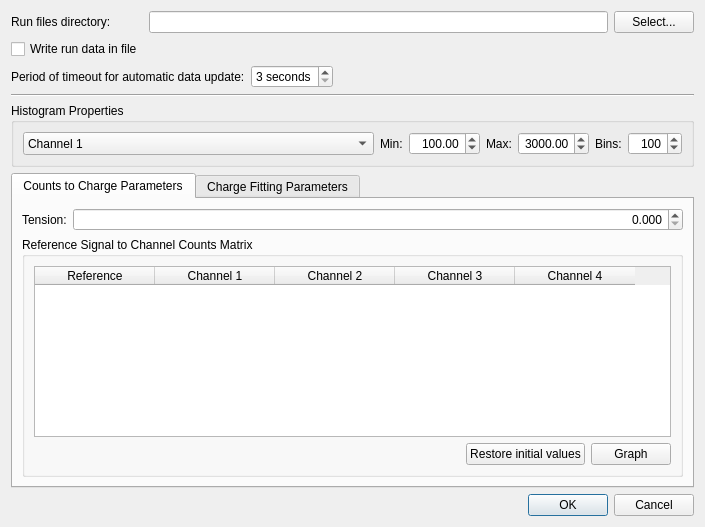
<?xml version="1.0" encoding="UTF-8"?>
<ui version="4.0">
 <class>SettingsDialog</class>
 <widget class="QDialog" name="SettingsDialog">
  <property name="geometry">
   <rect>
    <x>0</x>
    <y>0</y>
    <width>705</width>
    <height>488</height>
   </rect>
  </property>
  <property name="windowTitle">
   <string>Settings Dialog</string>
  </property>
  <layout class="QGridLayout" name="gridLayout_2">
   <item row="0" column="0">
    <widget class="QLabel" name="label">
     <property name="sizePolicy">
      <sizepolicy hsizetype="Fixed" vsizetype="Preferred">
       <horstretch>0</horstretch>
       <verstretch>0</verstretch>
      </sizepolicy>
     </property>
     <property name="text">
      <string>Run files directory:</string>
     </property>
    </widget>
   </item>
   <item row="0" column="2">
    <widget class="QPushButton" name="runDirectoryPushButton">
     <property name="text">
      <string>Select...</string>
     </property>
    </widget>
   </item>
   <item row="1" column="0">
    <widget class="QCheckBox" name="writeRunFileCheckBox">
     <property name="sizePolicy">
      <sizepolicy hsizetype="Preferred" vsizetype="Fixed">
       <horstretch>0</horstretch>
       <verstretch>0</verstretch>
      </sizepolicy>
     </property>
     <property name="text">
      <string>Write run data in file</string>
     </property>
    </widget>
   </item>
   <item row="7" column="0" colspan="3">
    <widget class="QDialogButtonBox" name="buttonBox">
     <property name="orientation">
      <enum>Qt::Horizontal</enum>
     </property>
     <property name="standardButtons">
      <set>QDialogButtonBox::Cancel|QDialogButtonBox::Ok</set>
     </property>
    </widget>
   </item>
   <item row="2" column="0" colspan="3">
    <layout class="QHBoxLayout" name="horizontalLayout">
     <item>
      <widget class="QLabel" name="label_9">
       <property name="text">
        <string>Period of timeout for automatic data update:</string>
       </property>
      </widget>
     </item>
     <item>
      <widget class="QSpinBox" name="timeoutPeriodSpinBox">
       <property name="sizePolicy">
        <sizepolicy hsizetype="Fixed" vsizetype="Fixed">
         <horstretch>0</horstretch>
         <verstretch>0</verstretch>
        </sizepolicy>
       </property>
       <property name="suffix">
        <string> seconds</string>
       </property>
       <property name="minimum">
        <number>3</number>
       </property>
       <property name="maximum">
        <number>8</number>
       </property>
      </widget>
     </item>
     <item>
      <spacer name="horizontalSpacer_4">
       <property name="orientation">
        <enum>Qt::Horizontal</enum>
       </property>
       <property name="sizeHint" stdset="0">
        <size>
         <width>40</width>
         <height>20</height>
        </size>
       </property>
      </spacer>
     </item>
    </layout>
   </item>
   <item row="3" column="0" colspan="3">
    <widget class="Line" name="line">
     <property name="orientation">
      <enum>Qt::Horizontal</enum>
     </property>
    </widget>
   </item>
   <item row="6" column="0" colspan="3">
    <widget class="QTabWidget" name="tabWidget">
     <property name="currentIndex">
      <number>0</number>
     </property>
     <widget class="QWidget" name="tab">
      <attribute name="title">
       <string>Counts to Charge Parameters</string>
      </attribute>
      <layout class="QGridLayout" name="gridLayout_4">
       <item row="0" column="0">
        <widget class="QLabel" name="label_2">
         <property name="text">
          <string>Tension:</string>
         </property>
        </widget>
       </item>
       <item row="0" column="1">
        <widget class="QDoubleSpinBox" name="tensionSpinBox">
         <property name="sizePolicy">
          <sizepolicy hsizetype="Expanding" vsizetype="Fixed">
           <horstretch>0</horstretch>
           <verstretch>0</verstretch>
          </sizepolicy>
         </property>
         <property name="alignment">
          <set>Qt::AlignRight|Qt::AlignTrailing|Qt::AlignVCenter</set>
         </property>
         <property name="decimals">
          <number>3</number>
         </property>
         <property name="maximum">
          <double>0.999000000000000</double>
         </property>
         <property name="singleStep">
          <double>0.001000000000000</double>
         </property>
        </widget>
       </item>
       <item row="1" column="0" colspan="2">
        <widget class="QGroupBox" name="groupBox_3">
         <property name="sizePolicy">
          <sizepolicy hsizetype="Preferred" vsizetype="Expanding">
           <horstretch>0</horstretch>
           <verstretch>0</verstretch>
          </sizepolicy>
         </property>
         <property name="title">
          <string>Reference Signal to Channel Counts Matrix</string>
         </property>
         <layout class="QGridLayout" name="gridLayout_3">
          <item row="0" column="0" colspan="3">
           <widget class="QTableWidget" name="signalCountsTableWidget">
            <property name="sizePolicy">
             <sizepolicy hsizetype="Preferred" vsizetype="Expanding">
              <horstretch>0</horstretch>
              <verstretch>0</verstretch>
             </sizepolicy>
            </property>
            <property name="selectionMode">
             <enum>QAbstractItemView::MultiSelection</enum>
            </property>
            <attribute name="horizontalHeaderDefaultSectionSize">
             <number>120</number>
            </attribute>
            <column>
             <property name="text">
              <string>Reference</string>
             </property>
            </column>
            <column>
             <property name="text">
              <string>Channel 1</string>
             </property>
            </column>
            <column>
             <property name="text">
              <string>Channel 2</string>
             </property>
            </column>
            <column>
             <property name="text">
              <string>Channel 3</string>
             </property>
            </column>
            <column>
             <property name="text">
              <string>Channel 4</string>
             </property>
            </column>
           </widget>
          </item>
          <item row="1" column="0">
           <spacer name="horizontalSpacer">
            <property name="orientation">
             <enum>Qt::Horizontal</enum>
            </property>
            <property name="sizeHint" stdset="0">
             <size>
              <width>40</width>
              <height>20</height>
             </size>
            </property>
           </spacer>
          </item>
          <item row="1" column="1">
           <widget class="QPushButton" name="restoreReferenceMatrixButton">
            <property name="text">
             <string>Restore initial values</string>
            </property>
           </widget>
          </item>
          <item row="1" column="2">
           <widget class="QPushButton" name="showGraphMatrixButton">
            <property name="enabled">
             <bool>true</bool>
            </property>
            <property name="text">
             <string>Graph</string>
            </property>
           </widget>
          </item>
         </layout>
        </widget>
       </item>
      </layout>
      <zorder>tensionSpinBox</zorder>
      <zorder>label_2</zorder>
      <zorder>groupBox_3</zorder>
     </widget>
     <widget class="QWidget" name="tab_2">
      <attribute name="title">
       <string>Charge Fitting Parameters</string>
      </attribute>
      <layout class="QGridLayout" name="gridLayout_8">
       <item row="0" column="0" colspan="2">
        <widget class="QGroupBox" name="groupBox_4">
         <property name="sizePolicy">
          <sizepolicy hsizetype="Preferred" vsizetype="Expanding">
           <horstretch>0</horstretch>
           <verstretch>0</verstretch>
          </sizepolicy>
         </property>
         <property name="title">
          <string>Charge Reference Matrix</string>
         </property>
         <layout class="QGridLayout" name="gridLayout_5">
          <item row="1" column="0" colspan="2">
           <widget class="QTableWidget" name="chargeCountsTableWidget">
            <property name="sizePolicy">
             <sizepolicy hsizetype="Preferred" vsizetype="Expanding">
              <horstretch>0</horstretch>
              <verstretch>0</verstretch>
             </sizepolicy>
            </property>
            <property name="selectionMode">
             <enum>QAbstractItemView::MultiSelection</enum>
            </property>
            <property name="rowCount">
             <number>6</number>
            </property>
            <attribute name="horizontalHeaderDefaultSectionSize">
             <number>120</number>
            </attribute>
            <attribute name="horizontalHeaderStretchLastSection">
             <bool>false</bool>
            </attribute>
            <row/>
            <row/>
            <row/>
            <row/>
            <row/>
            <row/>
            <column>
             <property name="text">
              <string>Charge</string>
             </property>
            </column>
            <column>
             <property name="text">
              <string>Reference</string>
             </property>
            </column>
            <column>
             <property name="text">
              <string>Delta</string>
             </property>
            </column>
            <column>
             <property name="text">
              <string>Beta</string>
             </property>
            </column>
            <item row="0" column="0">
             <property name="text">
              <string>Z = 1 (M.I.P.)</string>
             </property>
            </item>
            <item row="1" column="0">
             <property name="text">
              <string>Z = 2</string>
             </property>
            </item>
            <item row="2" column="0">
             <property name="text">
              <string>Z = 3</string>
             </property>
            </item>
            <item row="3" column="0">
             <property name="text">
              <string>Z = 4</string>
             </property>
            </item>
            <item row="4" column="0">
             <property name="text">
              <string>Z = 5</string>
             </property>
            </item>
            <item row="5" column="0">
             <property name="text">
              <string>Z = 6</string>
             </property>
            </item>
           </widget>
          </item>
          <item row="2" column="0">
           <spacer name="horizontalSpacer_2">
            <property name="orientation">
             <enum>Qt::Horizontal</enum>
            </property>
            <property name="sizeHint" stdset="0">
             <size>
              <width>40</width>
              <height>20</height>
             </size>
            </property>
           </spacer>
          </item>
          <item row="2" column="1">
           <widget class="QPushButton" name="restoreReferenceChargeButton">
            <property name="text">
             <string>Restore initial values</string>
            </property>
           </widget>
          </item>
          <item row="0" column="0">
           <layout class="QHBoxLayout" name="horizontalLayout_2">
            <item>
             <widget class="QLabel" name="label_4">
              <property name="sizePolicy">
               <sizepolicy hsizetype="Preferred" vsizetype="Preferred">
                <horstretch>0</horstretch>
                <verstretch>0</verstretch>
               </sizepolicy>
              </property>
              <property name="text">
               <string>Reference Charge:</string>
              </property>
             </widget>
            </item>
            <item>
             <widget class="QSpinBox" name="referenceChargeSpinBox">
              <property name="enabled">
               <bool>false</bool>
              </property>
              <property name="minimum">
               <number>1</number>
              </property>
              <property name="maximum">
               <number>6</number>
              </property>
             </widget>
            </item>
            <item>
             <spacer name="horizontalSpacer_3">
              <property name="orientation">
               <enum>Qt::Horizontal</enum>
              </property>
              <property name="sizeHint" stdset="0">
               <size>
                <width>40</width>
                <height>20</height>
               </size>
              </property>
             </spacer>
            </item>
            <item>
             <widget class="QLabel" name="label_10">
              <property name="text">
               <string>Projectile Charge:</string>
              </property>
             </widget>
            </item>
            <item>
             <widget class="QSpinBox" name="projectileChargeSpinBox">
              <property name="enabled">
               <bool>false</bool>
              </property>
              <property name="minimum">
               <number>1</number>
              </property>
              <property name="maximum">
               <number>6</number>
              </property>
              <property name="value">
               <number>6</number>
              </property>
             </widget>
            </item>
           </layout>
          </item>
         </layout>
        </widget>
       </item>
       <item row="1" column="0">
        <widget class="QGroupBox" name="groupBox">
         <property name="title">
          <string>Fitting Charge Range</string>
         </property>
         <layout class="QGridLayout" name="gridLayout_7">
          <item row="0" column="0">
           <widget class="QLabel" name="label_3">
            <property name="text">
             <string>Minimum Charge:</string>
            </property>
           </widget>
          </item>
          <item row="0" column="1">
           <widget class="QSlider" name="minChargeHorizontalSlider">
            <property name="minimum">
             <number>1</number>
            </property>
            <property name="maximum">
             <number>6</number>
            </property>
            <property name="pageStep">
             <number>2</number>
            </property>
            <property name="orientation">
             <enum>Qt::Horizontal</enum>
            </property>
           </widget>
          </item>
          <item row="0" column="2">
           <widget class="QSpinBox" name="minChargeSpinBox">
            <property name="minimum">
             <number>1</number>
            </property>
            <property name="maximum">
             <number>6</number>
            </property>
           </widget>
          </item>
          <item row="1" column="0">
           <widget class="QLabel" name="label_8">
            <property name="text">
             <string>Maximum Charge:</string>
            </property>
           </widget>
          </item>
          <item row="1" column="1">
           <widget class="QSlider" name="maxChargeHorizontalSlider">
            <property name="minimum">
             <number>1</number>
            </property>
            <property name="maximum">
             <number>6</number>
            </property>
            <property name="pageStep">
             <number>2</number>
            </property>
            <property name="value">
             <number>6</number>
            </property>
            <property name="orientation">
             <enum>Qt::Horizontal</enum>
            </property>
           </widget>
          </item>
          <item row="1" column="2">
           <widget class="QSpinBox" name="maxChargeSpinBox">
            <property name="minimum">
             <number>1</number>
            </property>
            <property name="maximum">
             <number>6</number>
            </property>
            <property name="value">
             <number>6</number>
            </property>
           </widget>
          </item>
         </layout>
        </widget>
       </item>
      </layout>
     </widget>
    </widget>
   </item>
   <item row="4" column="0" colspan="3">
    <widget class="QGroupBox" name="groupBox_2">
     <property name="title">
      <string>Histogram Properties</string>
     </property>
     <layout class="QGridLayout" name="gridLayout">
      <item row="0" column="0" colspan="2">
       <layout class="QGridLayout" name="gridLayout_6">
        <item row="0" column="6">
         <widget class="QLabel" name="label_7">
          <property name="sizePolicy">
           <sizepolicy hsizetype="Preferred" vsizetype="Preferred">
            <horstretch>0</horstretch>
            <verstretch>0</verstretch>
           </sizepolicy>
          </property>
          <property name="text">
           <string>Bins:</string>
          </property>
         </widget>
        </item>
        <item row="0" column="4">
         <widget class="QLabel" name="label_5">
          <property name="sizePolicy">
           <sizepolicy hsizetype="Preferred" vsizetype="Preferred">
            <horstretch>0</horstretch>
            <verstretch>0</verstretch>
           </sizepolicy>
          </property>
          <property name="text">
           <string>Max:</string>
          </property>
         </widget>
        </item>
        <item row="0" column="2">
         <widget class="QLabel" name="label_6">
          <property name="sizePolicy">
           <sizepolicy hsizetype="Preferred" vsizetype="Preferred">
            <horstretch>0</horstretch>
            <verstretch>0</verstretch>
           </sizepolicy>
          </property>
          <property name="text">
           <string>Min:</string>
          </property>
         </widget>
        </item>
        <item row="0" column="1">
         <widget class="QComboBox" name="channelComboBox">
          <property name="sizePolicy">
           <sizepolicy hsizetype="Expanding" vsizetype="Preferred">
            <horstretch>0</horstretch>
            <verstretch>0</verstretch>
           </sizepolicy>
          </property>
          <item>
           <property name="text">
            <string>Channel 1</string>
           </property>
          </item>
          <item>
           <property name="text">
            <string>Channel 2</string>
           </property>
          </item>
          <item>
           <property name="text">
            <string>Channel 3</string>
           </property>
          </item>
          <item>
           <property name="text">
            <string>Channel 4</string>
           </property>
          </item>
          <item>
           <property name="text">
            <string>Fitted</string>
           </property>
          </item>
          <item>
           <property name="text">
            <string>Z</string>
           </property>
          </item>
          <item>
           <property name="text">
            <string>Z^2</string>
           </property>
          </item>
         </widget>
        </item>
        <item row="0" column="3">
         <widget class="QDoubleSpinBox" name="minSpinBox">
          <property name="alignment">
           <set>Qt::AlignRight|Qt::AlignTrailing|Qt::AlignVCenter</set>
          </property>
          <property name="decimals">
           <number>2</number>
          </property>
          <property name="minimum">
           <double>0.000000000000000</double>
          </property>
          <property name="maximum">
           <double>4095.000000000000000</double>
          </property>
          <property name="value">
           <double>100.000000000000000</double>
          </property>
         </widget>
        </item>
        <item row="0" column="5">
         <widget class="QDoubleSpinBox" name="maxSpinBox">
          <property name="alignment">
           <set>Qt::AlignRight|Qt::AlignTrailing|Qt::AlignVCenter</set>
          </property>
          <property name="decimals">
           <number>2</number>
          </property>
          <property name="maximum">
           <double>4095.000000000000000</double>
          </property>
          <property name="value">
           <double>3000.000000000000000</double>
          </property>
         </widget>
        </item>
        <item row="0" column="7">
         <widget class="QSpinBox" name="binSpinBox">
          <property name="alignment">
           <set>Qt::AlignRight|Qt::AlignTrailing|Qt::AlignVCenter</set>
          </property>
          <property name="minimum">
           <number>50</number>
          </property>
          <property name="maximum">
           <number>4095</number>
          </property>
          <property name="value">
           <number>100</number>
          </property>
         </widget>
        </item>
       </layout>
      </item>
     </layout>
    </widget>
   </item>
   <item row="0" column="1">
    <widget class="QLineEdit" name="runDirectoryLineEdit"/>
   </item>
  </layout>
  <action name="actionAddReferenceRowBelow">
   <property name="icon">
    <iconset resource="BeamComposition.qrc">
     <normaloff>:/icons/Sc_insertrows.png</normaloff>:/icons/Sc_insertrows.png</iconset>
   </property>
   <property name="text">
    <string>Add row below</string>
   </property>
   <property name="toolTip">
    <string>Add row below selected one</string>
   </property>
  </action>
  <action name="actionDeleteReferenceRow">
   <property name="text">
    <string>Delete row</string>
   </property>
  </action>
  <action name="actionAddReferenceRowAbove">
   <property name="icon">
    <iconset resource="BeamComposition.qrc">
     <normaloff>:/icons/Sc_insertrows.png</normaloff>:/icons/Sc_insertrows.png</iconset>
   </property>
   <property name="text">
    <string>Add row above</string>
   </property>
   <property name="toolTip">
    <string>Add row above selected one</string>
   </property>
  </action>
 </widget>
 <resources>
  <include location="BeamComposition.qrc"/>
 </resources>
 <connections>
  <connection>
   <sender>buttonBox</sender>
   <signal>accepted()</signal>
   <receiver>SettingsDialog</receiver>
   <slot>accept()</slot>
   <hints>
    <hint type="sourcelabel">
     <x>248</x>
     <y>254</y>
    </hint>
    <hint type="destinationlabel">
     <x>157</x>
     <y>274</y>
    </hint>
   </hints>
  </connection>
  <connection>
   <sender>buttonBox</sender>
   <signal>rejected()</signal>
   <receiver>SettingsDialog</receiver>
   <slot>reject()</slot>
   <hints>
    <hint type="sourcelabel">
     <x>316</x>
     <y>260</y>
    </hint>
    <hint type="destinationlabel">
     <x>286</x>
     <y>274</y>
    </hint>
   </hints>
  </connection>
  <connection>
   <sender>maxChargeHorizontalSlider</sender>
   <signal>valueChanged(int)</signal>
   <receiver>maxChargeSpinBox</receiver>
   <slot>setValue(int)</slot>
   <hints>
    <hint type="sourcelabel">
     <x>393</x>
     <y>669</y>
    </hint>
    <hint type="destinationlabel">
     <x>639</x>
     <y>669</y>
    </hint>
   </hints>
  </connection>
  <connection>
   <sender>maxChargeSpinBox</sender>
   <signal>valueChanged(int)</signal>
   <receiver>maxChargeHorizontalSlider</receiver>
   <slot>setValue(int)</slot>
   <hints>
    <hint type="sourcelabel">
     <x>639</x>
     <y>669</y>
    </hint>
    <hint type="destinationlabel">
     <x>393</x>
     <y>669</y>
    </hint>
   </hints>
  </connection>
  <connection>
   <sender>minChargeHorizontalSlider</sender>
   <signal>valueChanged(int)</signal>
   <receiver>minChargeSpinBox</receiver>
   <slot>setValue(int)</slot>
   <hints>
    <hint type="sourcelabel">
     <x>393</x>
     <y>640</y>
    </hint>
    <hint type="destinationlabel">
     <x>639</x>
     <y>640</y>
    </hint>
   </hints>
  </connection>
  <connection>
   <sender>minChargeSpinBox</sender>
   <signal>valueChanged(int)</signal>
   <receiver>minChargeHorizontalSlider</receiver>
   <slot>setValue(int)</slot>
   <hints>
    <hint type="sourcelabel">
     <x>639</x>
     <y>640</y>
    </hint>
    <hint type="destinationlabel">
     <x>393</x>
     <y>640</y>
    </hint>
   </hints>
  </connection>
 </connections>
</ui>
